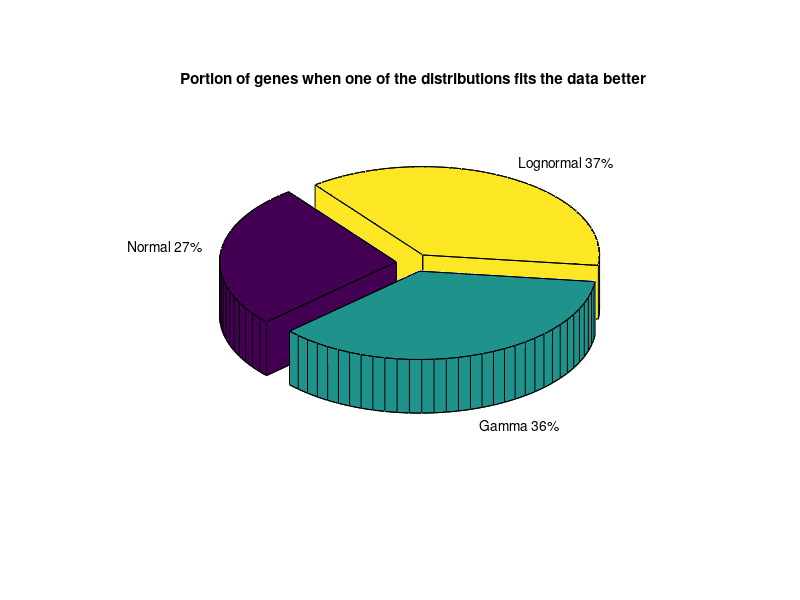
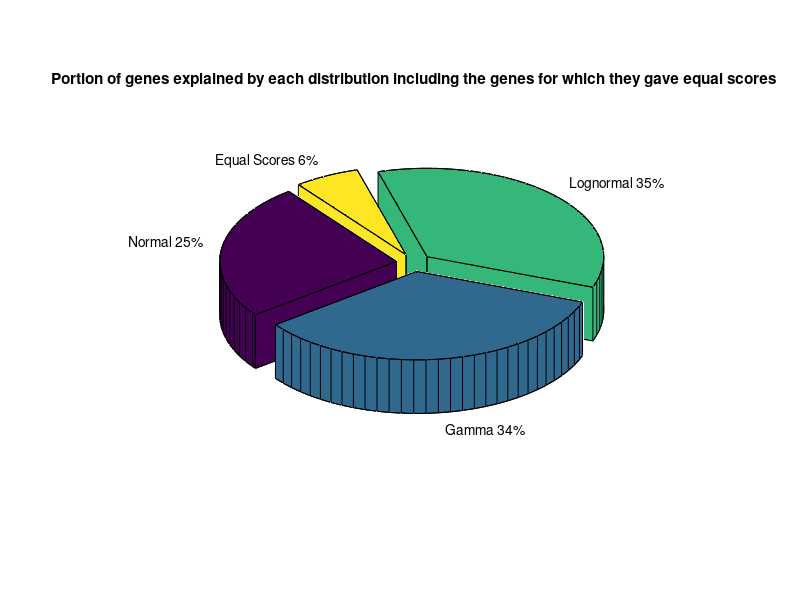
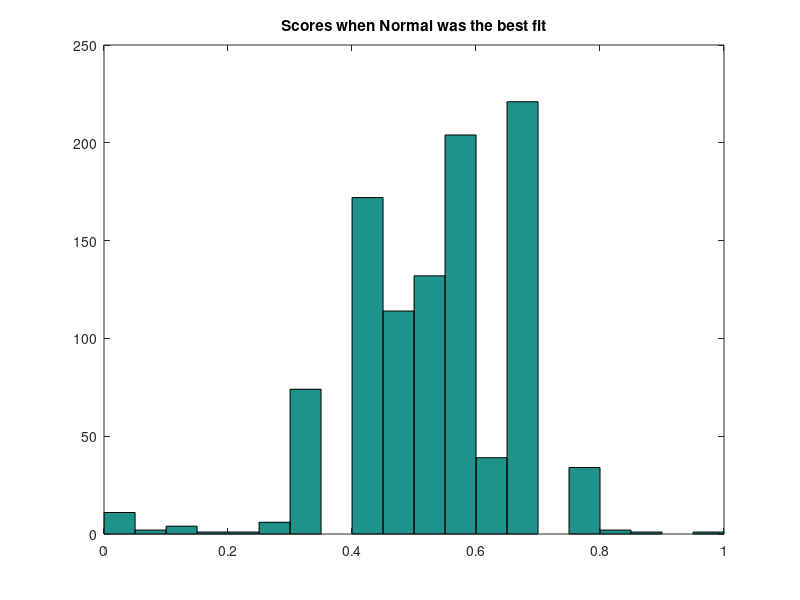
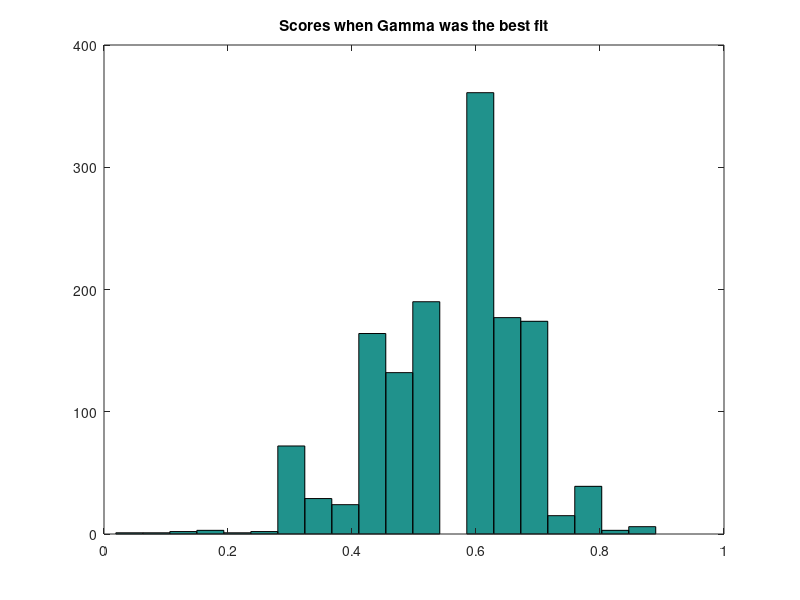

Write MATLAB code to recreate these figures, in order.
%% Load the data matrices
%main;
load('gamma10.mat');
load('normal10.mat');
load('lognormal10.mat');

%% Which is a better distribution for each gene?
%we answer that by calculating the median of scores in each column(struct
%field) and comparing the three distributions. 

%also, when we answer that question, we might be in a position to say which
%of the three distributions are better overall. 

fields = fieldnames(overall_fitness_Normal_10);
median_normal_10 = zeros(numel(fields),1);
median_lognormal_10 = zeros(numel(fields),1);
median_gamma_10 = zeros(numel(fields),1);

for i = 1:numel(fields)
    median_normal_10(i) = eval(sprintf('median(overall_fitness_Normal_10(:).%s)',fields{i}));
    median_gamma_10(i) = eval(sprintf('median(overall_fitness_Gamma_10(:).%s)',fields{i}));
    median_lognormal_10(i) = eval(sprintf('median(overall_fitness_Lognormal_10(:).%s)',fields{i}));
end

% next we find when one of the distributions is exclusively better
ind_normal = find(median_normal_10>median_lognormal_10 & median_normal_10>median_gamma_10);
ind_gamma = find(median_gamma_10>median_lognormal_10 & median_gamma_10>median_normal_10);
ind_lognormal = find(median_lognormal_10>median_normal_10 & median_lognormal_10>median_gamma_10);

figure;
%subplot(3,2,1)
sum_length = length(ind_normal) + length(ind_gamma) + length(ind_lognormal);
X = [length(ind_normal) length(ind_gamma) length(ind_lognormal)]./sum_length;
explode = [1,1,1];
pie3(X,explode,{'Normal 27%','Gamma 36%','Lognormal 37%'});
title('Portion of genes when one of the distributions fits the data better')

figure;
%subplot(3,2,2)
Y = [length(ind_normal) length(ind_gamma) length(ind_lognormal) (length(median_gamma_10)-sum_length)]./length(median_gamma_10);
explode = [1,1,1,1];
pie3(Y,explode,{'Normal 25%','Gamma 34%','Lognormal 35%','Equal Scores 6%'});
title('Portion of genes explained by each distribution including the genes for which they gave equal scores')

%% What is the confidence when each of them is chosen as the best fit?
% we'll learn that through histograms 
figure;
%subplot(3,2,3)
hist(median_normal_10(ind_normal),20)
title('Scores when Normal was the best fit')

figure;
%subplot(3,2,4)
hist(median_gamma_10(ind_gamma),20)
title('Scores when Gamma was the best fit')

figure;
%subplot(3,2,5)
hist(median_lognormal_10(ind_lognormal),20)
title('Scores when Lognormal was the best fit')

%% Find a few examples where each of the distributions were best fitting
figure;
%subplot(1,3,1)
eval(sprintf('hist(overall_fitness_Normal_10(:).%s)',fields{find(median_normal_10==1)}));
title('Best fitting normal example')

figure;
%subplot(1,3,2)
eval(sprintf('hist(overall_fitness_Gamma_10(:).%s)',fields{find(median_gamma_10==max(median_gamma_10))}));
title('Best fitting Gamma example')

figure;
%subplot(1,3,3)
eval(sprintf('hist(overall_fitness_Lognormal_10(:).%s)',fields{find(median_lognormal_10==max(median_lognormal_10))}));
title('Best fitting Lognormal example')